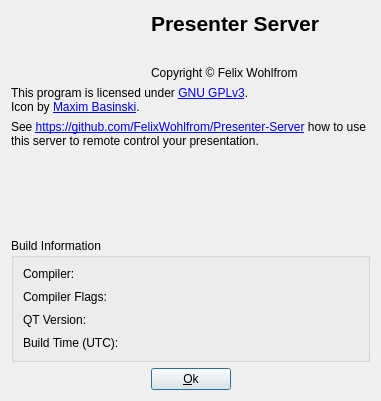
<?xml version="1.0" encoding="UTF-8"?>
<ui version="4.0">
 <class>AboutWindow</class>
 <widget class="QDialog" name="AboutWindow">
  <property name="windowModality">
   <enum>Qt::ApplicationModal</enum>
  </property>
  <property name="geometry">
   <rect>
    <x>0</x>
    <y>0</y>
    <width>381</width>
    <height>401</height>
   </rect>
  </property>
  <property name="windowTitle">
   <string>About Presenter Server</string>
  </property>
  <property name="modal">
   <bool>true</bool>
  </property>
  <layout class="QGridLayout" name="aboutWindowGrid" rowstretch="0,0,0,0,0,1,0,0">
   <item row="6" column="0" colspan="3">
    <widget class="QGroupBox" name="buildInformation">
     <property name="sizePolicy">
      <sizepolicy hsizetype="Expanding" vsizetype="Expanding">
       <horstretch>0</horstretch>
       <verstretch>0</verstretch>
      </sizepolicy>
     </property>
     <property name="title">
      <string>Build Information</string>
     </property>
     <layout class="QFormLayout" name="formLayout">
      <property name="fieldGrowthPolicy">
       <enum>QFormLayout::ExpandingFieldsGrow</enum>
      </property>
      <property name="horizontalSpacing">
       <number>9</number>
      </property>
      <property name="verticalSpacing">
       <number>9</number>
      </property>
      <item row="0" column="0">
       <widget class="QLabel" name="compilerLabel">
        <property name="text">
         <string>Compiler:</string>
        </property>
       </widget>
      </item>
      <item row="0" column="1">
       <widget class="QLabel" name="compiler">
        <property name="sizePolicy">
         <sizepolicy hsizetype="Expanding" vsizetype="Expanding">
          <horstretch>0</horstretch>
          <verstretch>0</verstretch>
         </sizepolicy>
        </property>
        <property name="text">
         <string/>
        </property>
       </widget>
      </item>
      <item row="1" column="0">
       <widget class="QLabel" name="compilerFlagsLabel">
        <property name="text">
         <string>Compiler Flags:</string>
        </property>
       </widget>
      </item>
      <item row="1" column="1">
       <widget class="QLabel" name="compilerFlags">
        <property name="sizePolicy">
         <sizepolicy hsizetype="Expanding" vsizetype="Expanding">
          <horstretch>0</horstretch>
          <verstretch>0</verstretch>
         </sizepolicy>
        </property>
        <property name="text">
         <string/>
        </property>
        <property name="wordWrap">
         <bool>true</bool>
        </property>
       </widget>
      </item>
      <item row="2" column="0">
       <widget class="QLabel" name="qtVersionLabel">
        <property name="text">
         <string>QT Version:</string>
        </property>
       </widget>
      </item>
      <item row="2" column="1">
       <widget class="QLabel" name="qtVersion">
        <property name="sizePolicy">
         <sizepolicy hsizetype="Expanding" vsizetype="Expanding">
          <horstretch>0</horstretch>
          <verstretch>0</verstretch>
         </sizepolicy>
        </property>
        <property name="text">
         <string/>
        </property>
       </widget>
      </item>
      <item row="3" column="0">
       <widget class="QLabel" name="buildTimestampLabel">
        <property name="text">
         <string>Build Time (UTC):</string>
        </property>
       </widget>
      </item>
      <item row="3" column="1">
       <widget class="QLabel" name="buildTimestamp">
        <property name="text">
         <string/>
        </property>
       </widget>
      </item>
     </layout>
    </widget>
   </item>
   <item row="7" column="1">
    <widget class="QPushButton" name="okButton">
     <property name="text">
      <string>&amp;Ok</string>
     </property>
    </widget>
   </item>
   <item row="4" column="0" colspan="3">
    <widget class="QLabel" name="server_howto">
     <property name="text">
      <string>See &lt;a href=&quot;https://github.com/FelixWohlfrom/Presenter-Server&quot;&gt;https://github.com/FelixWohlfrom/Presenter-Server&lt;/a&gt; how to use this server to remote control your presentation.</string>
     </property>
     <property name="textFormat">
      <enum>Qt::AutoText</enum>
     </property>
     <property name="wordWrap">
      <bool>true</bool>
     </property>
     <property name="margin">
      <number>9</number>
     </property>
     <property name="openExternalLinks">
      <bool>true</bool>
     </property>
    </widget>
   </item>
   <item row="0" column="0" rowspan="3">
    <widget class="QLabel" name="icon">
     <property name="layoutDirection">
      <enum>Qt::LeftToRight</enum>
     </property>
     <property name="text">
      <string notr="true"/>
     </property>
     <property name="pixmap">
      <pixmap>:/icon</pixmap>
     </property>
     <property name="alignment">
      <set>Qt::AlignCenter</set>
     </property>
    </widget>
   </item>
   <item row="1" column="1" colspan="2">
    <widget class="QLabel" name="version">
     <property name="font">
      <font>
       <pointsize>12</pointsize>
       <weight>75</weight>
       <bold>true</bold>
      </font>
     </property>
     <property name="text">
      <string/>
     </property>
    </widget>
   </item>
   <item row="3" column="0" colspan="3">
    <widget class="QLabel" name="license">
     <property name="layoutDirection">
      <enum>Qt::LeftToRight</enum>
     </property>
     <property name="text">
      <string>This program is licensed under &lt;a href=&quot;https://www.gnu.org/licenses/gpl-3.0.txt&quot;&gt;GNU GPLv3&lt;/a&gt;.&lt;br /&gt;
Icon by &lt;a href=&quot;https://www.iconfinder.com/icons/473643/computer_desktop_device_hardware_monitor_pc_server_icon&quot;&gt;Maxim Basinski&lt;/a&gt;.</string>
     </property>
     <property name="margin">
      <number>9</number>
     </property>
     <property name="openExternalLinks">
      <bool>true</bool>
     </property>
    </widget>
   </item>
   <item row="2" column="1" colspan="2">
    <widget class="QLabel" name="copyright">
     <property name="text">
      <string>Copyright &amp;copy; Felix Wohlfrom</string>
     </property>
     <property name="textFormat">
      <enum>Qt::RichText</enum>
     </property>
    </widget>
   </item>
   <item row="7" column="0">
    <spacer name="leftSpacer">
     <property name="orientation">
      <enum>Qt::Horizontal</enum>
     </property>
     <property name="sizeHint" stdset="0">
      <size>
       <width>40</width>
       <height>20</height>
      </size>
     </property>
    </spacer>
   </item>
   <item row="7" column="2">
    <spacer name="rightSpacer">
     <property name="orientation">
      <enum>Qt::Horizontal</enum>
     </property>
     <property name="sizeHint" stdset="0">
      <size>
       <width>40</width>
       <height>20</height>
      </size>
     </property>
    </spacer>
   </item>
   <item row="0" column="1" colspan="2">
    <widget class="QLabel" name="name">
     <property name="font">
      <font>
       <pointsize>16</pointsize>
       <weight>75</weight>
       <bold>true</bold>
      </font>
     </property>
     <property name="text">
      <string>Presenter Server</string>
     </property>
    </widget>
   </item>
   <item row="5" column="0">
    <widget class="QLabel" name="presenter_protocol_version">
     <property name="text">
      <string/>
     </property>
     <property name="wordWrap">
      <bool>false</bool>
     </property>
     <property name="margin">
      <number>9</number>
     </property>
     <property name="openExternalLinks">
      <bool>true</bool>
     </property>
    </widget>
   </item>
  </layout>
 </widget>
 <resources/>
 <connections>
  <connection>
   <sender>okButton</sender>
   <signal>clicked()</signal>
   <receiver>AboutWindow</receiver>
   <slot>close()</slot>
   <hints>
    <hint type="sourcelabel">
     <x>120</x>
     <y>278</y>
    </hint>
    <hint type="destinationlabel">
     <x>117</x>
     <y>145</y>
    </hint>
   </hints>
  </connection>
 </connections>
</ui>
